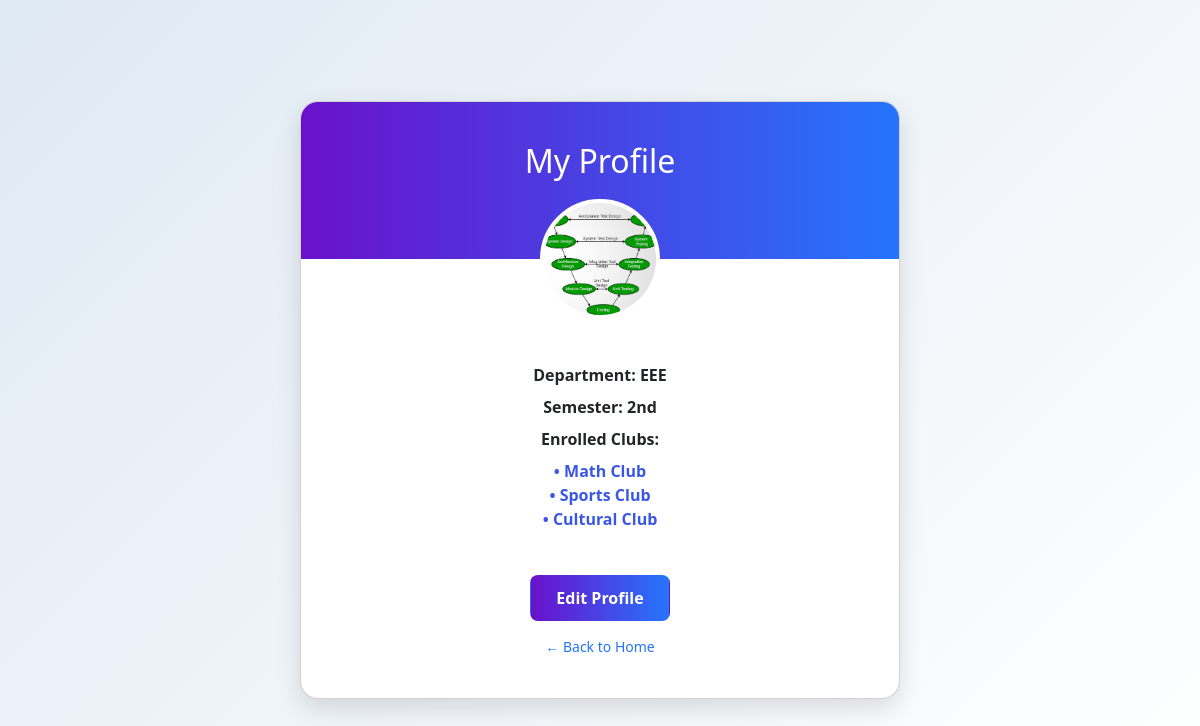
Before: /clubnest/profile/ (signed in) with the older database file.
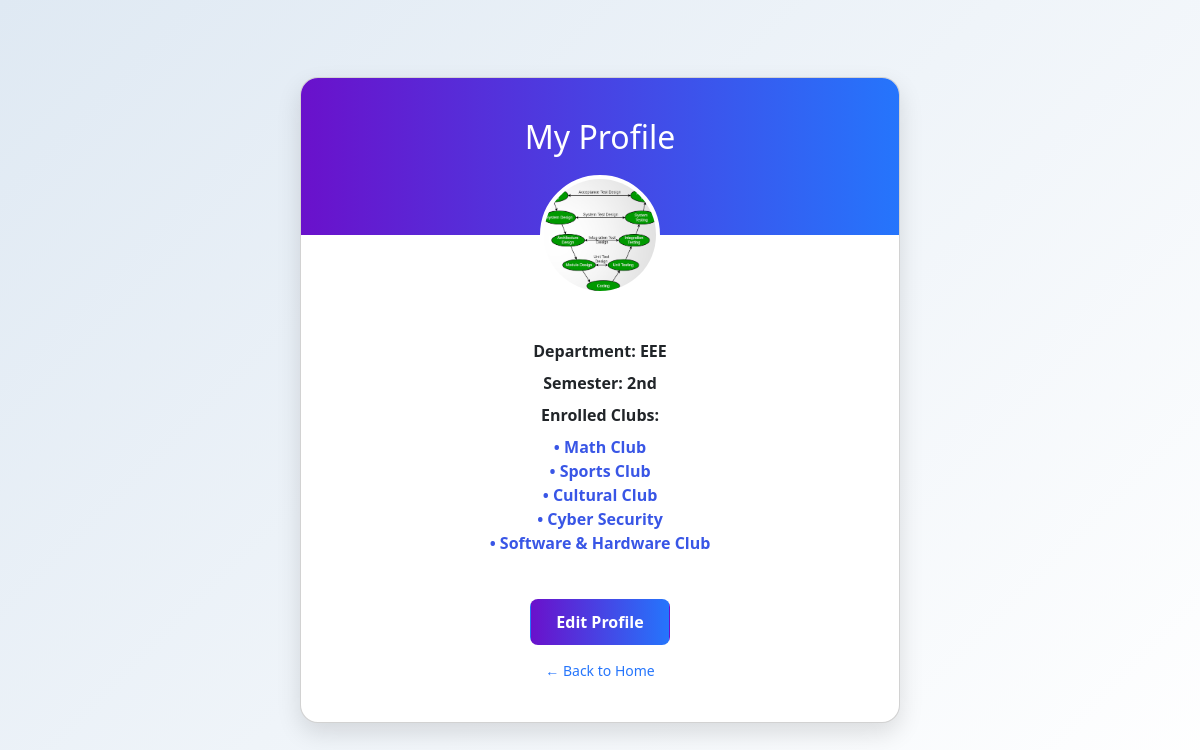
After: the same page with the newer database file.
### ClubNest/models.py (models this page shows, shortened)
class Club(models.Model):
    name = models.CharField(max_length=100)
    slug = models.SlugField(unique=True, blank=True)
    image = models.ImageField(upload_to='club_image/', null=True, blank=True)
    caption = models.TextField(blank=True)
    logo = models.ImageField(upload_to='club_logos/', blank=True, null=True)
    introduction = models.TextField(blank=True)
    our_goal = models.TextField(blank=True)
    contact_email = models.EmailField(blank=True)
    contact_phone = models.CharField(max_length=20, blank=True)
    contact_address = models.TextField(blank=True)

### ClubNest/views.py (the view)
# urls.py: path('profile/', views.profile, name='profile'),
@login_required
def profile(request):
    return render(request, 'profile.html')

### templates/profile.html (shortened to what this page needs)
{% load static %}
<!DOCTYPE html>
<html lang="en">
<head>
  <link href="https://cdn.jsdelivr.net/npm/bootstrap@5.3.2/dist/css/bootstrap.min.css" rel="stylesheet" />
</head>
<body>
  <div class="card profile-card">
    <div class="profile-header">
      <h2>My Profile</h2>
      {% if user.profile.profile_pic %}
        <img src="{{ user.profile.profile_pic.url }}" alt="Profile Picture" class="profile-pic" />
      {% else %}
        <img src="{% static 'default.png' %}" alt="Default Profile Picture" class="profile-pic" />
      {% endif %}
    </div>
    <div class="card-body">
     <div class="text-center mt-4 px-4">
             <p class="fw-bold mb-2">Department: {{ user.profile.department }}</p>
        <p class="fw-bold mb-2">Semester: {{ user.profile.semester }}</p>
        <div class="fw-bold mb-1">Enrolled Clubs:</div>
        {% if user.profile.clubs.all %}
        <ul class="clubs-list list-unstyled">
  {% for club in user.profile.clubs.all %}
    <li>• {{ club.name }}</li>
  {% empty %}
    <li>No clubs enrolled yet.</li>
  {% endfor %}
</ul>
        {% else %}
          <p>No clubs enrolled yet.</p>
        {% endif %}
      </div>
      <div class="mt-4 text-center">
        <a href="{% url 'edit_profile' %}" class="btn btn-custom">Edit Profile</a>
        <div><a href="{% url 'home' %}" class="back-home">← Back to Home</a></div>
      </div>
    </div>
  </div>
</body>
</html>

Changed rows visible on the page:
added Club: name "Cyber Security"
added Club: name "Software & Hardware Club"
